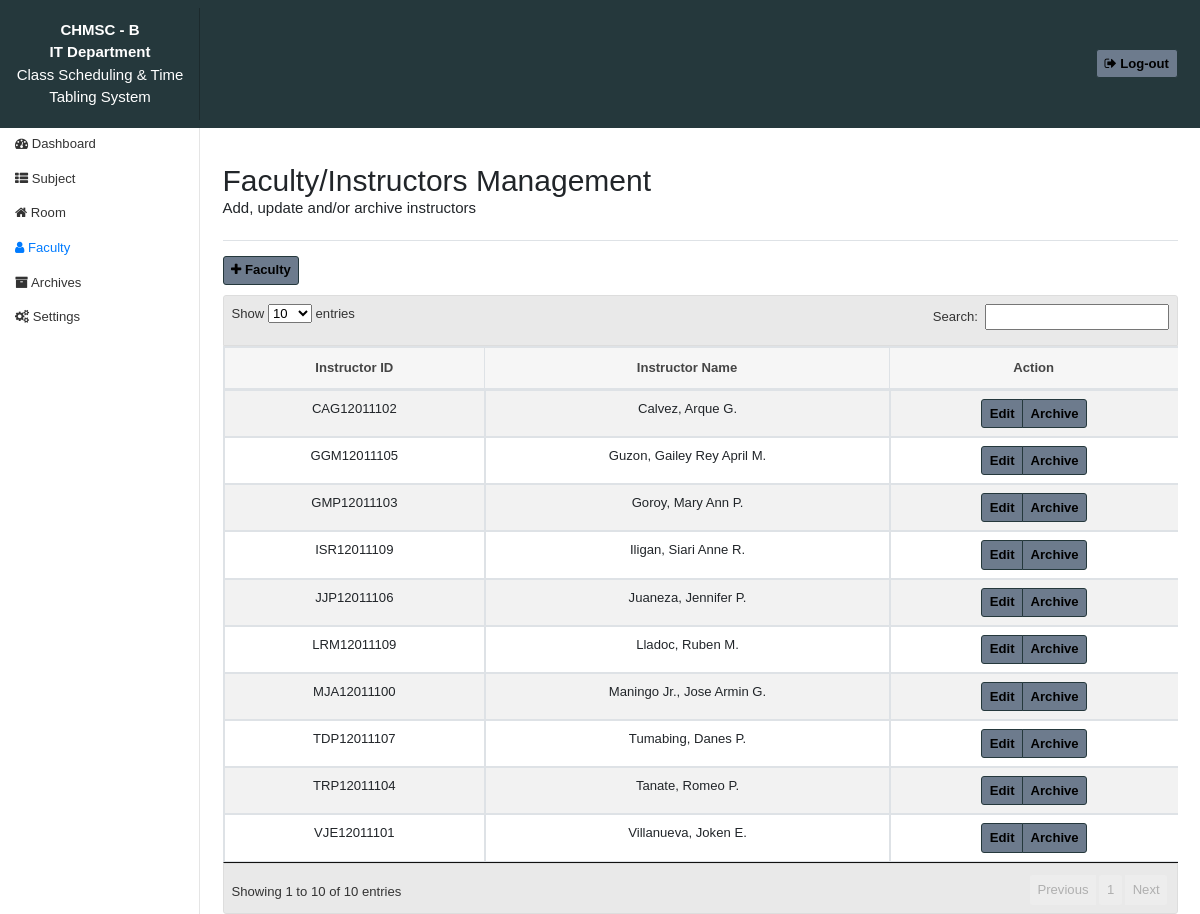
Page /faculty.php (signed in) on the committed database.
### tables this page shows
CREATE TABLE IF NOT EXISTS `faculty` (
  `fac_id` int(11) NOT NULL AUTO_INCREMENT,
  `facode_id` varchar(50) NOT NULL,
  `fac_name` varchar(50) NOT NULL,
  `active` int(1) NOT NULL,
  PRIMARY KEY (`fac_id`)
);

### faculty.php (the view, shortened to what this page needs)
<?php
include 'html_parts/header.php';
include 'html_parts/navbar.php';
 ?>
     <div class="container-fluid">
         <div class="row">
             <nav class="col-md-2 d-none d-md-block sidebar" style="margin-top: 70px;">
                 <div class="sidebar-sticky">
                     <ul class="nav flex-column">
                         <li class="nav-item">
                             <a class="nav-link" href="dashboard.php">
                                 <span class="fa fa-dashboard"></span>
                                Dashboard
                             </a>
                         </li>
                         <li class="nav-item">
                             <a class="nav-link" href="subject.php">
                                <span class="fa fa-th-list"></span>
                              Subject
                             </a>
                         </li>
                         <li class="nav-item">
                             <a class="nav-link" href="room.php">
                                <span class="fa fa-home"></span>
                                Room
                             </a>
                         </li>
                         <li class="nav-item">
                             <a class="nav-link active" href="faculty.php">
                                <span class="fa fa-user"></span>
                               Faculty <span class="sr-only">(current)</span>
                             </a>
                         </li>
                         <li class="nav-item">
                             <a class="nav-link" href="archive.php">
                                <span class="fa fa-archive"></span>
                               Archives
                             </a>
                         </li>
                          <li class="nav-item">
                             <a class="nav-link" href="settings.php">
                                <span class="fa fa-cogs"></span>
                               Settings
                             </a>
                         </li>
                     </ul>
                 </div>
             </nav>
             <main role="main" class="col-md-9 ml-sm-auto col-lg-10 px-4" style="margin-top: 90px;">
                 <div class="d-flex justify-content-between flex-wrap flex-md-nowrap align-items-center pt-3 pb-2 mb-3 border-bottom">
                     <h1 class="h2">Faculty/Instructors Management<span><br><p class="h6">Add, update and/or archive instructors</p></span></h1>
                 </div>
                 <div class="pull-left">
                     <button type="button" class="btn btn-sm btn-outline-dark" data-target="#faculty" data-toggle="modal" data-tooltip="tooltip" data-placement="bottom" title="Add faculty information"><span class="fa fa-plus"></span><strong> Faculty </strong></button>
                   </div>
                    <br><br>
                     <div class="table-responsive">
                      <script type="text/javascript">
                        $(document).ready(function() {
                          $('#faculty_table').DataTable();
                      } );
                      </script>
                   <table class="table table-striped table-bordered table-sm" id="faculty_table">
                     <thead>
                       <tr class="text-center">
                         <th>Instructor ID</th>
                         <th>Instructor Name</th>
                         <th class="text-center">Action</th>
                       </tr>
                     </thead>
                     <tbody>
                            <?php
                        $result = mysqli_query($conn, "SELECT * FROM faculty WHERE  active = 1");
                         while ($row = mysqli_fetch_array($result)) { ?>
                       <tr>
                         <td class="text-center"><?php echo $row['facode_id'] ?></td>
                         <td class="text-center"><?php echo $row['fac_name'] ?></td>
                         <td class="text-center">
                            <div class="btn-group">
                                <a href="#edit<?php echo $row['fac_id'] ?>" data-target="#edit<?php echo $row['fac_id'] ?>" data-toggle="modal" class="btn btn-sm btn-outline-dark" data-tooltip="tooltip" data-placement="bottom" title="Edit <?php echo $row['fac_name']; ?> information"> <strong> Edit</strong> </a>
                                 <a href="#archive<?php echo $row['fac_id'] ?>" data-target="#archive<?php echo $row['fac_id'] ?>" data-toggle="modal" class="btn btn-sm btn-outline-dark" data-tooltip="tooltip" data-placement="bottom" title="Archive <?php echo $row['fac_name']; ?>"> <strong> Archive</strong></a>
                            </div>
                         </td>
                       </tr>
                     <?php } ?>
                     </tbody>
                   </table>
                 </div>
             </main>
        </div>
    </div>
 <?php
include 'html_parts/footer.php';
 ?>

### html_parts/header.php (shortened to what this page needs)
<!DOCTYPE html>
<html>
<head>
    <link rel="stylesheet" href="src/css/bootstrap.min.css">
    <link rel="stylesheet" type="text/css" href="src/css/w3.css">
    <link rel="stylesheet" type="text/css" href="src/fa-font/css/font-awesome.min.css">
    <link rel="stylesheet" type="text/css" href="src/css/sidebar.css">
    <link rel="stylesheet" type="text/css" href="src/datable/jquery-ui.css">
    <link rel="stylesheet" type="text/css" href="src/datable/dataTables.jqueryui.min.css">
</head>
<body>

### html_parts/navbar.php (shortened to what this page needs)
<nav class="navbar navbar-expand-lg navbar-dark fixed-top flex-md-nowrap px-0" style="background: #25383C;">
    <a class="navbar-brand col-sm-3 col-md-2 mr-0 text-center" href="#"><b>CHMSC - B <br> IT Department <br></b><span class="p"> Class Scheduling & Time <br> Tabling System </span></a>
    <div class="collapse navbar-collapse" id="navbarTogglerDemo02">
        <ul class="navbar-nav px-3">
            <li class="nav-item text-nowrap">
                <div class="nav-link">
                <a class="btn btn-outline-light btn-sm my-2 my-sm-0" href="logout.php"><span class="fa fa-sign-out"></span><strong> Log-out</strong></a>
                </div>
            </li>
        </ul>
    </div>
</nav>

### src/css/w3.css (style rules this page uses)
html { box-sizing:border-box }
*,*:before,*:after { box-sizing:inherit }
html { -ms-text-size-adjust:100%;-webkit-text-size-adjust:100% }
body { margin:0 }
article,aside,details,figcaption,figure,footer,header,main,menu,nav,section,summary { display:block }
a { background-color:transparent;-webkit-text-decoration-skip:objects }
button,input,select,textarea { font:inherit;margin:0 }
button,input { overflow:visible }
button,select { text-transform:none }
button,html [type=button],[type=reset],[type=submit] { -webkit-appearance:button }
html,body { font-family:Verdana,sans-serif;font-size:15px;line-height:1.5 }
html { overflow-x:hidden }
h1 { font-size:36px }
h1,h2,h3,h4,h5,h6 { font-family:"Segoe UI",Arial,sans-serif;font-weight:400;margin:10px 0 }
a { color:inherit }

### src/css/sidebar.css (style rules this page uses)
body { font-size: .875rem; }
.sidebar { position: fixed; top: 0; bottom: 0; left: 0; z-index: 100; padding: 48px 0 0; box-shadow: inset -1px 0 0 rgba(0, 0, 0, .1); }
.sidebar-sticky { position: relative; top: 0; height: calc(100vh - 48px); padding-top: .5rem; overflow-x: hidden; overflow-y: auto; }
.sidebar .nav-link { font-weight: 500; color: #333; }
.sidebar .nav-link.active { color: #007bff; }
[role="main"] { padding-top: 48px; }
.navbar-brand { padding-top: .75rem; padding-bottom: .75rem; font-size: 1rem; background-color: rgba(0, 0, 0, .25); box-shadow: inset -1px 0 0 rgba(0, 0, 0, .25); }
.border-bottom { border-bottom: 1px solid #e5e5e5; }

### html_parts/header.php (style rules this page uses)
.navbar-brand { background: transparent; color: dimgrey; }
.btn { background: #6D7B8D; color: #000000; border-color: #25383C; }

### rows in the picture
faculty: facode "MJA12011100", fac_name "Maningo Jr., Jose Armin G."
faculty: facode "VJE12011101", fac_name "Villanueva, Joken E."
faculty: facode "CAG12011102", fac_name "Calvez, Arque G."
faculty: facode "TRP12011104", fac_name "Tanate, Romeo P."
faculty: facode "GMP12011103", fac_name "Goroy, Mary Ann P."
faculty: facode "GGM12011105", fac_name "Guzon, Gailey Rey April M."
faculty: facode "JJP12011106", fac_name "Juaneza, Jennifer P."
faculty: facode "TDP12011107", fac_name "Tumabing, Danes P."
faculty: facode "LRM12011109", fac_name "Lladoc, Ruben M."
faculty: facode "ISR12011109", fac_name "Iligan, Siari Anne R."
